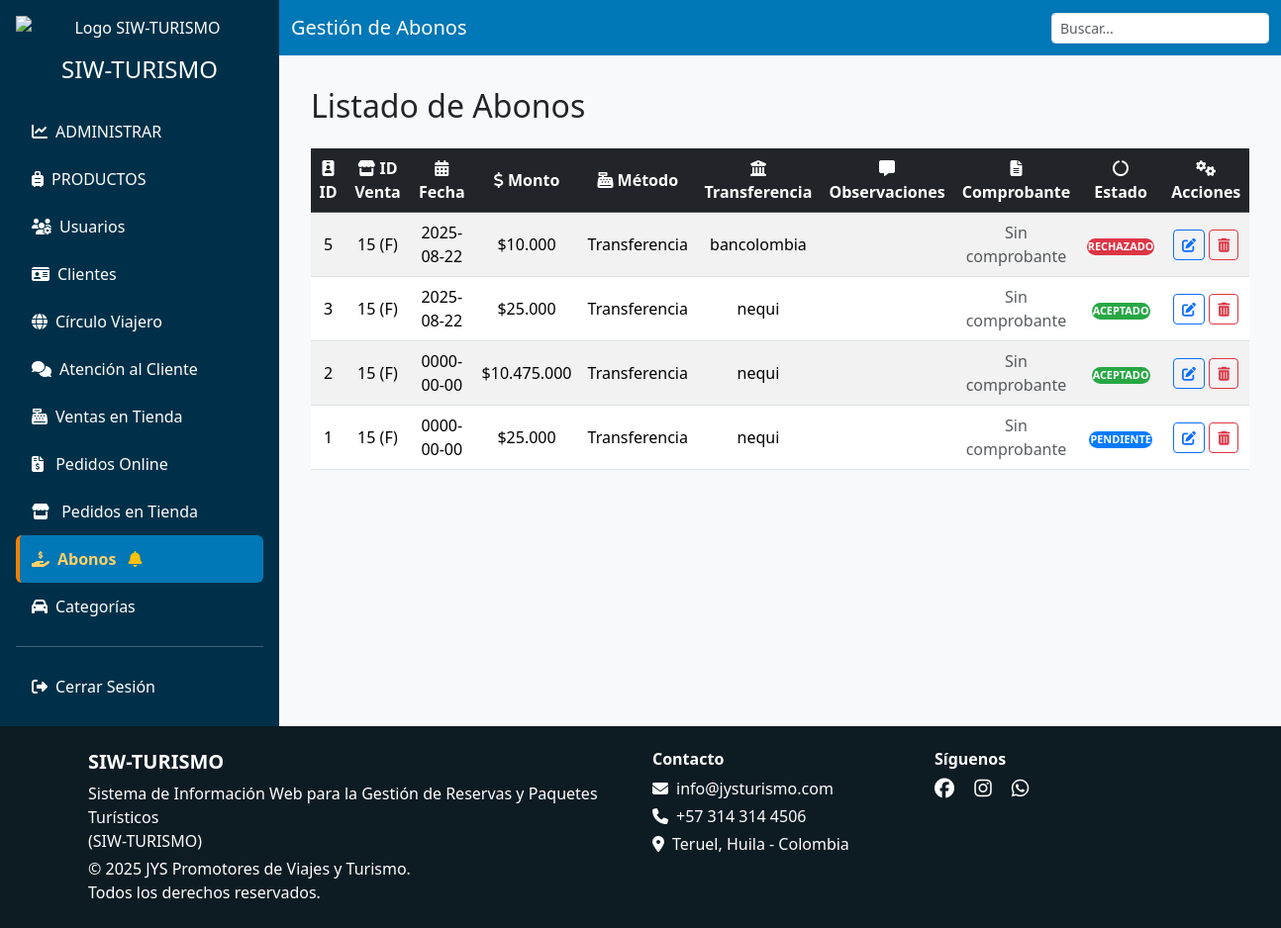
The page /vista/admin/abonos.php (signed in) on the database as committed earlier.
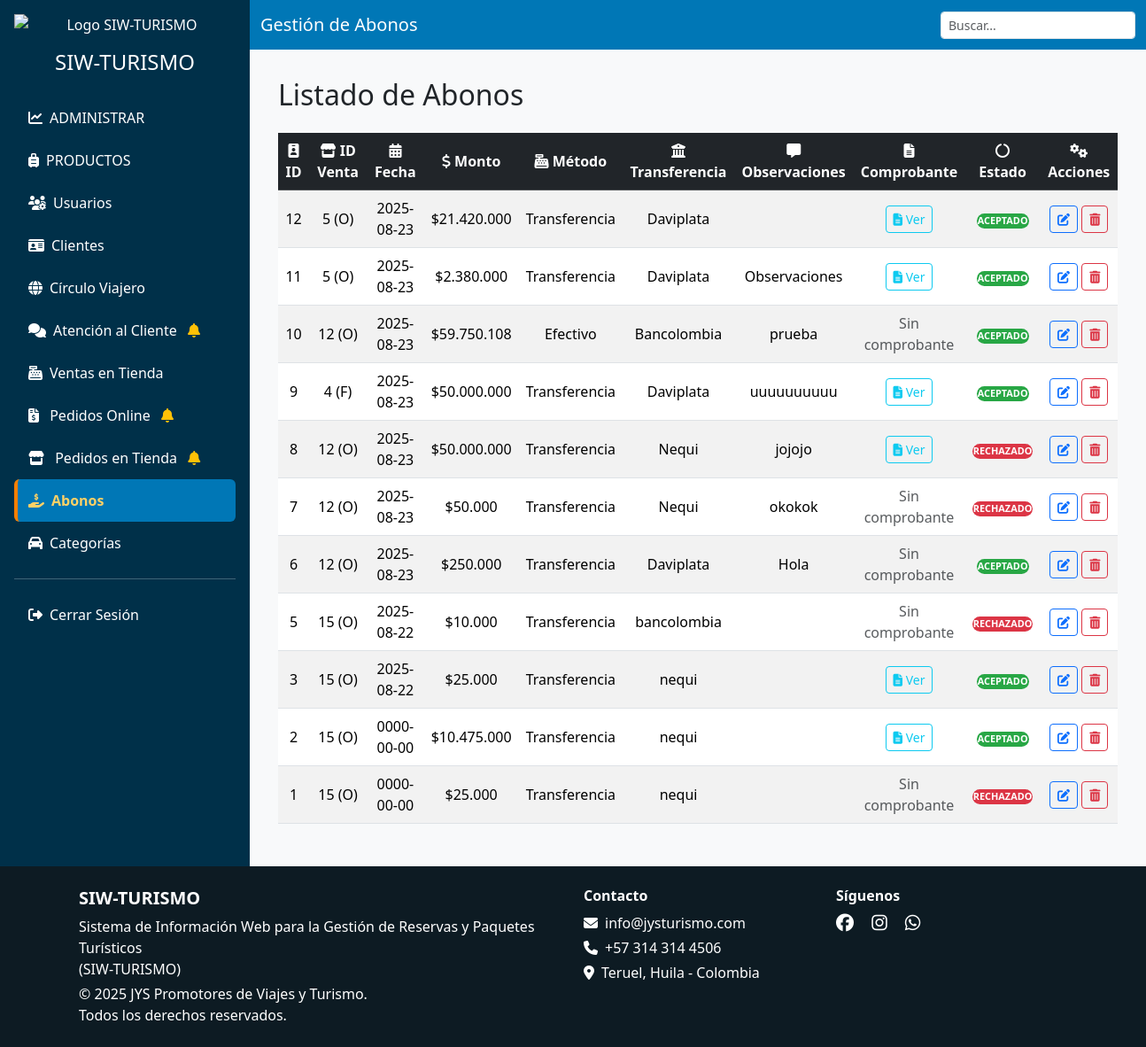
The same page on the database as committed later.
### tables this page shows
CREATE TABLE `abonos` (
  `id` int(11) NOT NULL,
  `id_venta` int(11) NOT NULL,
  `fecha` date NOT NULL,
  `monto` decimal(10,2) NOT NULL,
  `metodo_pago` varchar(50) NOT NULL,
  `tipo_transferencia` varchar(20) NOT NULL,
  `observaciones` text DEFAULT NULL,
  `comprobante_pago` varchar(250) DEFAULT NULL,
  `estado` enum('pendiente','aceptado','rechazado') NOT NULL
);

CREATE TABLE `ventas` (
  `id` int(11) NOT NULL,
  `tipo_venta` enum('online','fisica','','') NOT NULL,
  `fecha` timestamp NOT NULL DEFAULT current_timestamp(),
  `total` int(11) NOT NULL,
  `id_cliente` int(11) NOT NULL,
  `estado` enum('solicitado','atendido','rechazado') DEFAULT NULL,
  `detalles` text DEFAULT NULL
);

### modelo/obtenerEstados.php (called while the page is built, shortened)
<?php
function hayPedidos($conn)
{
    $sql = "SELECT 1 FROM ventas WHERE estado = ? AND tipo_venta = 'online' LIMIT 1";
    $stmt = $conn->prepare($sql);
    if ($stmt) {
        $estado = "solicitado";
        $stmt->bind_param("s", $estado);
        $stmt->execute();
        $stmt->store_result();
        $hay = ($stmt->num_rows > 0);
        return $hay;
    }
    return false;
}
function hayAtenciones($conn)
{
    $sql = "SELECT 1 FROM atencion_clientes WHERE estado = ? LIMIT 1";
    $stmt = $conn->prepare($sql);
    if ($stmt) {
        $estado = "PE";
        $stmt->bind_param("s", $estado);
        $stmt->execute();
        $stmt->store_result();
        $hay = ($stmt->num_rows > 0);
        return $hay;
    }
    return false;
}
function hayPedidosFisicos($conn){
    $sql = "SELECT 1 FROM ventas WHERE estado = ? AND tipo_venta = 'fisica' LIMIT 1";
    $stmt = $conn->prepare($sql);
    if ($stmt) {
        $estado = "solicitado";
        $stmt->bind_param("s", $estado);
        $stmt->execute();
        $stmt->store_result();
        $hay = ($stmt->num_rows > 0);
        return $hay;
    }
    return false;
}
function hayAbonosPendientes($conn){
    $sql = "SELECT 1 FROM abonos WHERE estado = 'pendiente' LIMIT 1";
    $stmt = $conn->prepare($sql);
    if ($stmt) {
        $stmt->execute();
        $stmt->store_result();
        $hay = ($stmt->num_rows > 0);
        return $hay;
    }
    return false;
}
?>

### modelo/abonosAdmin_m.php (called while the page is built, shortened)
<?php
function obtenerAbonos($conn)
{
    $sql = "SELECT a.*,
       v.id AS venta_id,
       v.id_cliente,
       v.total AS total_venta,
       v.tipo_venta AS tipo_venta,     -- Aquí ves si es online o fisica
       c.nombre AS nombre_cliente
        FROM abonos a
        JOIN ventas v ON a.id_venta = v.id
        LEFT JOIN clientes c ON c.id = v.id_cliente
        ORDER BY a.id DESC;
        ";
    $result = mysqli_query($conn, $sql);
    return mysqli_fetch_all($result, MYSQLI_ASSOC);
}

### vista/admin/abonos.php (the view, shortened to what the changed rows need)
<?php
include('header.php');
include '../../conexion.php';
include '../../modelo/abonosAdmin_m.php';
$abonos = obtenerAbonos($conn);
?>
<body>
<div class="d-flex flex-column flex-lg-row">
    <?php include('sidebar.php'); ?>
    <div class="flex-grow-1">
        <div class="main-content">
            <h2 class="mb-4">Listado de Abonos</h2>
            <div class="table-responsive">
                <table class="table table-striped table-hover align-middle">
                    <thead class="table-dark">
                        <tr>
                            <th><i class="fas fa-id-badge"></i> ID</th>
                            <th><i class="fas fa-store"></i> ID Venta</th>
                            <th><i class="fas fa-calendar-alt"></i> Fecha</th>
                            <th><i class="fas fa-dollar-sign"></i> Monto</th>
                            <th><i class="fas fa-cash-register"></i> Método</th>
                            <th><i class="fas fa-bank"></i> Transferencia</th>
                            <th><i class="fas fa-comment-alt"></i> Observaciones</th>
                            <th><i class="fas fa-file-alt"></i> Comprobante</th>
                            <th><i class="fas fa-circle-notch"></i> Estado</th>
                            <th><i class="fas fa-cogs"></i> Acciones</th>
                        </tr>
                    </thead>
                    <tbody>
                    <?php foreach ($abonos as $abono): ?>
                        <tr>
                            <td data-label="ID"><?= $abono['id'] ?></td>
                            <td data-label="ID Venta"><?= $abono['venta_id'] . ' (' . (($abono['tipo_venta'] == 'online') ? 'O' : 'F') . ')' ?></td>
                            <td data-label="Fecha"><?= $abono['fecha'] ?></td>
                            <td data-label="Monto">$<?= number_format($abono['monto'], 0, ',', '.') ?></td>
                            <td data-label="Método"><?= $abono['metodo_pago'] ?></td>
                            <td data-label="Transferencia"><?= $abono['tipo_transferencia'] ?></td>
                            <td data-label="Observaciones"><?= htmlspecialchars($abono['observaciones']) ?></td>
                            <td data-label="Comprobante">
                                <?php if (!empty($abono['comprobante_pago'])): ?>
                                    <a href="../../img/abonos/<?=$abono['comprobante_pago'] ?>" target="_blank"
                                       class="btn btn-sm btn-outline-info">
                                        <i class="fas fa-file-alt"></i> Ver
                                    </a>
                                <?php else: ?>
                                    <span class="text-muted">Sin comprobante</span>
                                <?php endif; ?>
                            </td>
                            <?php
                            $estado = strtolower($abono['estado']);
                            $colorClase = '';
                            switch ($estado) {
                                case 'pendiente':
                                    $colorClase = 'badge-pendiente';
                                    break;
                                case 'rechazado':
                                    $colorClase = 'badge-rechazado';
                                    break;
                                case 'aceptado':
                                    $colorClase = 'badge-aceptado';
                                    break;
                            }
                            ?>
                            <td data-label="Estado">
                                <span class="badge-estado <?= $colorClase ?>">
                                    <?= strtoupper($abono['estado']) ?>
                                </span>
                            </td>
                            <td data-label="Acciones">
                                <button class="btn btn-sm btn-outline-primary"
                                        data-bs-toggle="modal" data-bs-target="#modalEditar<?= $abono['id'] ?>">
                                    <i class="fas fa-edit"></i>
                                </button>
                                <button class="btn btn-sm btn-outline-danger"
                                        onclick="eliminarAbono(<?= $abono['id'] ?>)">
                                    <i class="fas fa-trash-alt"></i>
                                </button>
                            </td>
                        </tr>
                    <?php endforeach; ?>
                    </tbody>
                </table>
            </div>
        </div>
    </div>
</div>
</body>
</html>

### vista/admin/sidebar.php (shortened to what the changed rows need)
<?php
include '../../conexion.php';
include '../../modelo/obtenerEstados.php';
$CampanaPedidos = hayPedidos($conn);
$CampanaAtencion = hayAtenciones($conn);
$CampanaPedidosFisicos=hayPedidosFisicos($conn);
$campanaAbonos = hayAbonosPendientes($conn);
?>
    <div class="sidebar p-3 text-center d-flex flex-column flex-shrink-0 text-white overflow-auto">
        <nav style="min-width: 250px;">
            <ul class="nav nav-pills flex-column text-start">
                <?php if ($_SESSION['rol'] == 'ADMIN' || $_SESSION['rol'] == 'ATENCION_CLIENTE'): ?>
                    <li class="nav-item">
                        <a href="atencion_cliente.php" class="nav-link i-atencion_cliente text-white">
                            <i class="fas fa-comments me-2"></i>Atención al Cliente
                            <?php if ($CampanaAtencion): ?>
                                <i class="fas fa-bell text-warning ms-2"></i>
                            <?php endif; ?>
                        </a>
                    </li>
                <?php endif; ?>
                <li class="nav-item">
                    <a href="pedidos.php" class="nav-link i-pedidos text-white">
                        <i class="fas fa-file-invoice-dollar me-2"></i>
                        Pedidos Online
                        <?php if ($CampanaPedidos): ?>
                            <i class="fas fa-bell text-warning ms-2"></i>
                        <?php endif; ?>
                    </a>
                </li>
                 <li class="nav-item">
                    <a href="pedidos_tienda.php" class="nav-link i-pedidos_tienda text-white">
                        <i class="fas fa-store me-2"></i>
                        Pedidos en Tienda
                        <?php if ($CampanaPedidosFisicos): ?>
                            <i class="fas fa-bell text-warning ms-2"></i>
                        <?php endif; ?>
                    </a>
                </li>
                <?php if ($_SESSION['rol'] != 'ATENCION_CLIENTE'): ?>
                    <li class="nav-item">
                        <a href="abonos.php" class="nav-link i-abonos text-white">
                            <i class="fas fa-hand-holding-usd me-2"></i>Abonos
                            <?php if ($campanaAbonos): ?>
                            <i class="fas fa-bell text-warning ms-2"></i>
                        <?php endif; ?>
                        </a>
                    </li>
                <?php endif; ?>
            </ul>
        </nav>
    </div>

Rows that differ between the two databases and show on the page:
added abonos: id "12", id_venta "5", shows "O", fecha "2025-08-23", monto "21.420.000", metodo_pago "Transferencia", tipo_transferencia "Daviplata", estado "ACEPTADO"
added abonos: id "11", id_venta "5", shows "O", fecha "2025-08-23", monto "2.380.000", metodo_pago "Transferencia", tipo_transferencia "Daviplata", observaciones "Observaciones", estado "ACEPTADO"
added abonos: id "10", id_venta "12", shows "O", fecha "2025-08-23", monto "59.750.108", metodo_pago "Efectivo", tipo_transferencia "Bancolombia", observaciones "prueba", comprobante_pago "Sin comprobante", estado "ACEPTADO"
added abonos: id "9", id_venta "4", shows "F", fecha "2025-08-23", monto "50.000.000", metodo_pago "Transferencia", tipo_transferencia "Daviplata", observaciones "uuuuuuuuuu", estado "ACEPTADO"
added abonos: id "8", id_venta "12", shows "O", fecha "2025-08-23", monto "50.000.000", metodo_pago "Transferencia", tipo_transferencia "Nequi", observaciones "jojojo", estado "RECHAZADO"
added abonos: id "7", id_venta "12", shows "O", fecha "2025-08-23", monto "50.000", metodo_pago "Transferencia", tipo_transferencia "Nequi", observaciones "okokok", comprobante_pago "Sin comprobante", estado "RECHAZADO"
added abonos: id "6", id_venta "12", shows "O", fecha "2025-08-23", monto "250.000", metodo_pago "Transferencia", tipo_transferencia "Daviplata", observaciones "Hola", comprobante_pago "Sin comprobante", estado "ACEPTADO"
computed for abonos "bancolombia": text "F" → "O"
changed abonos id 3: text "F" → "O"; comprobante_pago "Sin comprobante" → "Ver"
changed abonos id 2: text "F" → "O"; comprobante_pago "Sin comprobante" → "Ver"
changed abonos id 1: estado "PENDIENTE" → "RECHAZADO"; text "F" → "O"
